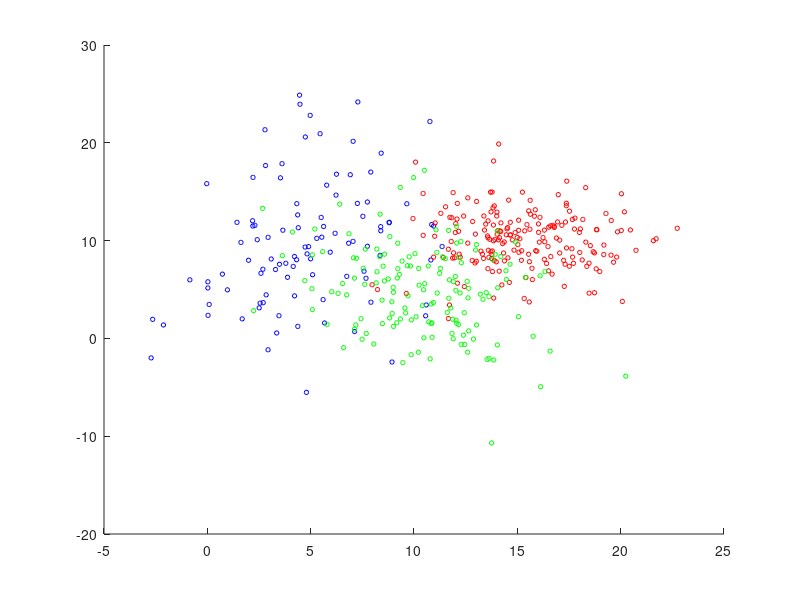

Recreate this plot in MATLAB. (Note: this script raises an error after producing the figure.)
clear all;
close all;

MU1 = [5 10];
SIGMA1 = [8 4; 4 40];
MU2 = [15 10];
SIGMA2 = [8 0; 0 8];
MU3 = [10 5];
SIGMA3 = [10 -5; -5 20];

R3 = chol(SIGMA1);
R4 = chol(SIGMA2);
R5 = chol(SIGMA3);

X1 = repmat(MU1,100,1) + randn(100,2)*R3;
X2 = repmat(MU2,200,1) + randn(200,2)*R4;
X3 = repmat(MU3,150,1) + randn(150,2)*R5;

SIGMA1 = cov(X1);
SIGMA2 = cov(X2);
SIGMA3 = cov(X3);

range1 = [-5:0.1:20]
range2 = [-5:0.1:20]

figure;
hold on;

scatter(X1(:,1), X1(:,2), 10, 'b');
scatter(X2(:,1), X2(:,2), 10, 'r');
scatter(X3(:,1), X3(:,2), 10, 'g');

[c_vectors, c_values] = eigs(SIGMA1);
[d_vectors, d_values] = eigs(SIGMA2);
[e_vectors, e_values] = eigs(SIGMA3);

c_theta = atan2(c_vectors(2,1), c_vectors(1,1));
plot_ellipse(MU1(1), MU1(2), c_theta, sqrt(c_values(1,1)), sqrt(c_values(2,2)));

d_theta = atan2(d_vectors(2,1), d_vectors(1,1));
plot_ellipse(MU2(1), MU2(2), d_theta, sqrt(d_values(1,1)),sqrt(d_values(2,2)));

e_theta = atan2(e_vectors(2,1), e_vectors(1,1));
plot_ellipse(MU3(1), MU3(2), e_theta, sqrt(e_values(1,1)),sqrt(e_values(2,2)));

med_1 = MED([MU1; MU2; MU3], range1, range2);
contour(range1, range2, med_1', 2, '--r');
hold on;

case2_classes = {X1, X2, X3};
confusion = zeros(size(case2_classes, 2));

for i=1:size(case2_classes, 2)
    current_class = cell2mat(case2_classes(i));
    for j=1:size(current_class, 1)

       predicted = MED([MU1; MU2; MU3], current_class(j,1), current_class(j,2));
   
       confusion(i,predicted) = confusion(i,predicted) + 1;
    end
end 

confusion